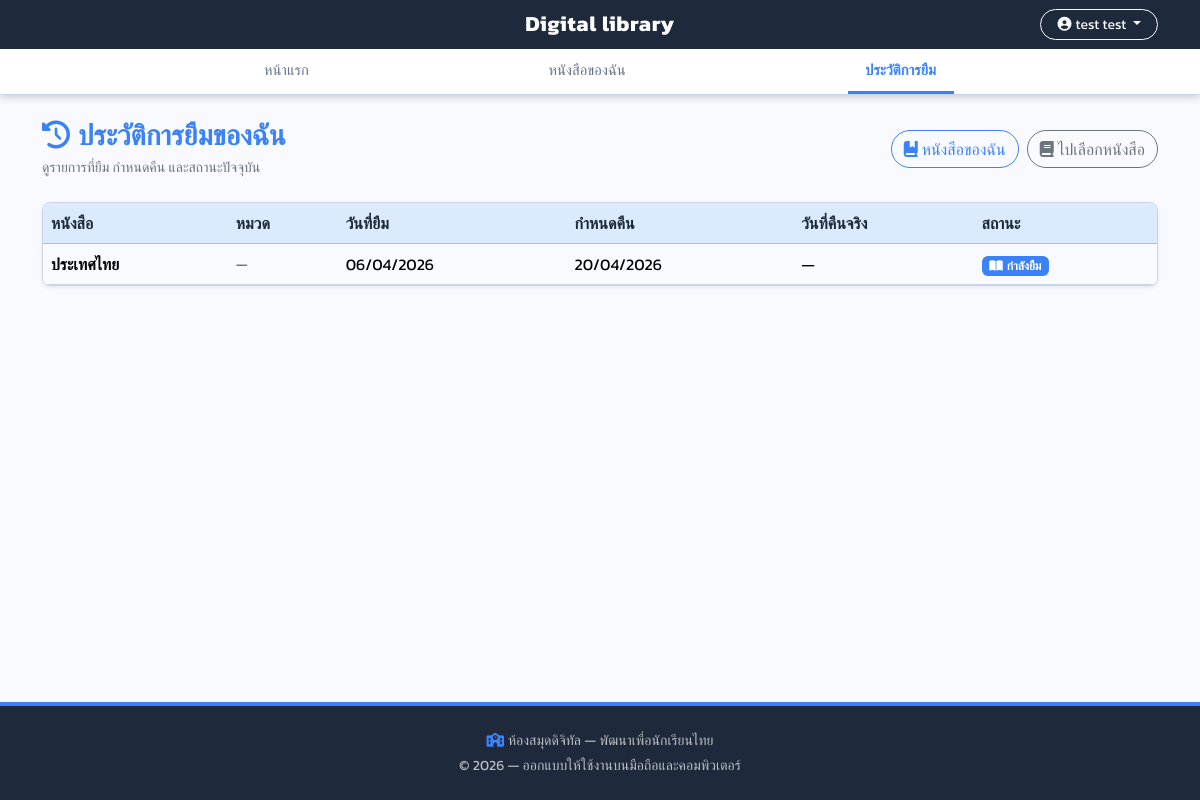
Page /my-history/ (signed in) on the committed database.
### library_app/models.py (models this page shows, shortened)
class Borrow(models.Model):
    class Status(models.TextChoices):
        BORROWED = 'borrowed', 'กำลังยืม'
        RETURNED = 'returned', 'คืนแล้ว'
        OVERDUE = 'overdue', 'เลยกำหนดคืน'
    borrower = models.ForeignKey(
        settings.AUTH_USER_MODEL,
        on_delete=models.CASCADE,
        related_name='borrows',
        verbose_name='ผู้ยืม',
    )
    book = models.ForeignKey(Book, on_delete=models.CASCADE, related_name='borrows', verbose_name='หนังสือ')
    borrow_date = models.DateField(auto_now_add=True, verbose_name='วันที่ยืม')
    due_date = models.DateField(verbose_name='วันที่กำหนดคืน')
    return_date = models.DateField(null=True, blank=True, verbose_name='วันที่คืนจริง')
    status = models.CharField(
        max_length=20,
        choices=Status.choices,
        default=Status.BORROWED,
        verbose_name='สถานะการคืน',
    )
    class Meta:
        verbose_name = 'การยืมหนังสือ'
        verbose_name_plural = 'การยืมหนังสือ'
        ordering = ['-borrow_date', '-id']

class Book(models.Model):
    title = models.CharField(max_length=255, verbose_name='ชื่อหนังสือ')
    description = models.TextField(blank=True, null=True, verbose_name='เรื่องย่อ / รายละเอียด')
    cover_image = models.ImageField(
        upload_to='book_covers/',
        blank=True,
        null=True,
        verbose_name='ภาพหน้าปก',
    )
    total_copies = models.PositiveIntegerField(default=1, verbose_name='จำนวนเล่มทั้งหมด')
    available_copies = models.PositiveIntegerField(default=1, verbose_name='จำนวนเล่มที่พร้อมยืม')
    learning_area = models.CharField(
        max_length=32,
        choices=LearningArea.choices,
        default=LearningArea.NOVEL,
        verbose_name='หมวดหมู่หนังสือ',
    )
    grade_level = models.CharField(
        max_length=8,
        choices=GradeLevel.choices,
        default=GradeLevel.P1,
        verbose_name='ระดับชั้นที่เหมาะสม',
    )
    category = models.ForeignKey(
        Category,
        on_delete=models.SET_NULL,
        null=True,
        blank=True,
        related_name='books',
        verbose_name='หมวดหมู่ (เพิ่มเติม)',
    )
    authors = models.ManyToManyField(Author, blank=True, related_name='books', verbose_name='ผู้แต่ง')
    ebook_pdf = models.FileField(
        upload_to='ebooks/',
        blank=True,
        null=True,
        verbose_name='ไฟล์ e-book (PDF)',
        help_text='อัปโหลด PDF สำหรับอ่านในตัวอ่านดิจิทัล (ถ้ามี)',
    )
    ebook_text = models.TextField(
        blank=True,
        default='',
        verbose_name='เนื้อหา e-book (ข้อความ)',
        help_text='ถ้าไม่มี PDF ให้วางข้อความ แบ่งหน้าด้วยบรรทัด <<<PAGE>>> ระหว่างหน้า',
    )
    created_at = models.DateTimeField(auto_now_add=True, verbose_name='บันทึกเมื่อ')
    class Meta:
        verbose_name = 'หนังสือ'
        verbose_name_plural = 'หนังสือ'
        ordering = ['title']

### library_app/views.py (the view)
# urls.py: path('my-history/', views.my_borrow_history, name='borrow_history'),
@login_required
def my_borrow_history(request):
    sync_borrow_state()
    borrows = (
        Borrow.objects.filter(borrower=request.user)
        .select_related('book', 'book__category')
        .order_by('-borrow_date', '-id')
    )
    return render(request, 'borrow_history.html', {'borrows': borrows})

### library_app/context_processors.py (called while the page is built, shortened)
def library_roles(request):
    user = request.user
    names = set(user.groups.values_list('name', flat=True))
    is_super = user.is_superuser
    return {
        'is_librarian_user': user_is_librarian(user),
        'is_student_user': is_super or (GROUP_STUDENT in names),
        'is_teacher_user': is_super or (GROUP_TEACHER in names),
        'can_borrow_user': user_can_borrow_books(user),
    }

### library_app/roles.py (called while the page is built)
def user_is_librarian(user):
    if not user.is_authenticated:
        return False
    if user.is_superuser:
        return True
    return user.groups.filter(name=GROUP_LIBRARIAN).exists()

def user_can_borrow_books(user):
    if not user.is_authenticated:
        return False
    if user.is_superuser:
        return True
    return user.groups.filter(name__in=(GROUP_STUDENT, GROUP_TEACHER)).exists()

### library_app/views.py (called while the page is built, shortened)
def sync_borrow_state():
    today = timezone.localdate()
    expired = Borrow.objects.filter(
        due_date__lt=today,
        status__in=(Borrow.Status.BORROWED, Borrow.Status.OVERDUE),
    ).select_related('book')

### library_app/templates/borrow_history.html (shortened to what this page needs)
{% extends 'base.html' %}
{% block content %}
<div class="d-flex flex-wrap align-items-center justify-content-between gap-3 mb-4">
    <div>
        <h1 class="h3 fw-bold text-primary mb-1"><i class="fas fa-clock-rotate-left me-2"></i>ประวัติการยืมของฉัน</h1>
        <p class="text-secondary mb-0 small">ดูรายการที่ยืม กำหนดคืน และสถานะปัจจุบัน</p>
    </div>
    <div class="d-flex flex-wrap gap-2">
        {% if can_borrow_user %}
            <a href="{% url 'my_books' %}" class="btn btn-outline-primary rounded-pill"><i class="fas fa-book-bookmark me-1"></i>หนังสือของฉัน</a>
        {% endif %}
        <a href="{% url 'index' %}" class="btn btn-outline-secondary rounded-pill"><i class="fas fa-book me-1"></i>ไปเลือกหนังสือ</a>
    </div>
</div>
<div class="table-responsive shadow-sm rounded-3 border bg-white">
    <table class="table table-hover align-middle mb-0">
        <thead class="table-light">
            <tr>
                <th scope="col">หนังสือ</th>
                <th scope="col">หมวด</th>
                <th scope="col">วันที่ยืม</th>
                <th scope="col">กำหนดคืน</th>
                <th scope="col">วันที่คืนจริง</th>
                <th scope="col">สถานะ</th>
            </tr>
        </thead>
        <tbody>
            {% for b in borrows %}
                <tr>
                    <td class="fw-semibold">{{ b.book.title }}</td>
                    <td class="small text-muted">{% if b.book.category %}{{ b.book.category.name }}{% else %}—{% endif %}</td>
                    <td>{{ b.borrow_date|date:"d/m/Y" }}</td>
                    <td>{{ b.due_date|date:"d/m/Y" }}</td>
                    <td>{% if b.return_date %}{{ b.return_date|date:"d/m/Y" }}{% else %}—{% endif %}</td>
                    <td>
                        {% if b.status == 'returned' %}
                            <span class="badge text-bg-secondary"><i class="fas fa-check me-1"></i>คืนแล้ว</span>
                        {% elif b.status == 'overdue' %}
                            <span class="badge text-bg-danger"><i class="fas fa-triangle-exclamation me-1"></i>เลยกำหนดคืน</span>
                        {% else %}
                            <span class="badge text-bg-primary"><i class="fas fa-book-open me-1"></i>กำลังยืม</span>
                        {% endif %}
                    </td>
                </tr>
            {% endfor %}
        </tbody>
    </table>
</div>
{% endblock %}

### library_app/templates/base.html (shortened to what this page needs)
{% load static %}
<!DOCTYPE html>
<html lang="th">
<head>
    <link href="https://cdn.jsdelivr.net/npm/bootstrap@5.3.3/dist/css/bootstrap.min.css" rel="stylesheet">
    <link rel="stylesheet" href="https://cdnjs.cloudflare.com/ajax/libs/font-awesome/6.5.2/css/all.min.css">
    <link rel="stylesheet" href="{% static 'library_app/css/app.css' %}">
</head>
<body class="d-flex flex-column min-vh-100 page-enter {% block body_extra_class %}{% endblock %}">
    <div class="navbar-dl-wrapper sticky-top">
        <div class="navbar-top-bar">
            <div class="container navbar-top-inner">
                <a href="{% url 'index' %}" class="navbar-brand-center">
                    Digital library
                </a>
                <div class="navbar-top-right">
                    {% if user.is_authenticated %}
                        <div class="dropdown">
                            <button class="btn btn-outline-light btn-sm rounded-pill px-3 dropdown-toggle" type="button" data-bs-toggle="dropdown" aria-expanded="false">
                                <i class="fas fa-circle-user me-1"></i>{{ user.get_full_name|default:user.username }}
                            </button>
                        </div>
                    {% else %}
                        <a class="btn btn-outline-light btn-sm rounded-pill px-3" href="{% url 'login' %}">
                            เข้าสู่ระบบ / สมัครสมาชิก
                        </a>
                    {% endif %}
                </div>
            </div>
        </div>
        {% block navbar_tabs %}
        <div class="navbar-tab-bar">
            <div class="container">
                <ul class="navbar-tabs-dl">
                    <li>
                        <a class="nav-tab-dl {% if request.resolver_match.url_name == 'index' %}active{% endif %}" href="{% url 'index' %}">หน้าแรก</a>
                    </li>
                    {% if user.is_authenticated %}
                        {% if not is_librarian_user and not user.is_staff %}
                            {% if can_borrow_user %}
                                <li>
                                    <a class="nav-tab-dl {% if request.resolver_match.url_name == 'my_books' %}active{% endif %}" href="{% url 'my_books' %}">หนังสือของฉัน</a>
                                </li>
                            {% endif %}
                            <li>
                                <a class="nav-tab-dl {% if request.resolver_match.url_name == 'borrow_history' %}active{% endif %}" href="{% url 'borrow_history' %}">ประวัติการยืม</a>
                            </li>
                        {% endif %}
                    {% endif %}
                </ul>
            </div>
        </div>
        {% endblock navbar_tabs %}
    </div>
    <main class="container py-4 flex-grow-1 {% block main_extra_class %}{% endblock %}">
        {% block content %}{% endblock %}
    </main>
    <footer class="footer-dl text-center text-muted py-4 mt-auto small">
        <div class="container">
            <p class="mb-1"><i class="fas fa-school text-primary me-1"></i>ห้องสมุดดิจิทัล — พัฒนาเพื่อนักเรียนไทย</p>
            <p class="mb-0">&copy; {% now "Y" %} — ออกแบบให้ใช้งานบนมือถือและคอมพิวเตอร์</p>
        </div>
    </footer>
</body>
</html>

### library_app/static/library_app/css/app.css (style rules this page uses)
:root { --navbar-bg: #1E293B; --primary: #3B82F6; --primary-hover: #2563EB; --hero-bg: linear-gradient(135deg, #DBEAFE 0%, #F3E8FF 50%, #FCE7F3 100%); --accent: #EC4899; --accent-hover: #DB2777; --cream: #F8FAFF; --cream-dark: #FCE7F3; --white: #FFFFFF; --text-main: #1E293B; --text-muted: #64748B; --border: #CBD5E1; --brown: #1E293B; --green-dark: #1E293B; --green-mid: #3B82F6; --green-light: #DBEAFE; --orange: #EC4899; --orange-light: #FCE7F3; --red-accent: #DB2777; }
:root { --bs-primary: #3B82F6; --bs-primary-rgb: 59, 130, 246; --bs-link-color: #3B82F6; --bs-link-color-rgb: 59, 130, 246; --bs-link-hover-color: #2563EB; --bs-body-bg: #F8FAFF; --bs-body-color: #1E293B; --bs-border-color: #CBD5E1; }
.btn-outline-primary { --bs-btn-color: #3B82F6; --bs-btn-border-color: #3B82F6; --bs-btn-hover-bg: #3B82F6; --bs-btn-hover-border-color: #3B82F6; --bs-btn-hover-color: #fff; --bs-btn-active-bg: #2563EB; --bs-btn-active-border-color: #2563EB; --bs-btn-active-color: #fff; }
.text-bg-primary { background-color: #3B82F6 !important; color: #fff !important; }
.text-primary { color: #3B82F6 !important; }
.table-light { --bs-table-bg: #DBEAFE; --bs-table-color: #1E293B; --bs-table-border-color: #93C5FD; }
html { scroll-behavior: smooth; }
body { font-family: 'Kanit', 'Sarabun', system-ui, sans-serif; background-color: var(--cream); color: var(--text-main); }
.navbar-dl-wrapper { z-index: 1020; box-shadow: 0 2px 8px rgba(0,0,0,0.2); }
.navbar-top-bar { background: var(--navbar-bg); padding: 0.55rem 0; }
.navbar-top-inner { display: flex; align-items: center; justify-content: space-between; position: relative; }
.navbar-top-left, .navbar-top-right { flex: 1; min-width: 0; }
.navbar-top-right { display: flex; justify-content: flex-end; align-items: center; }
.navbar-brand-center { position: absolute; left: 50%; transform: translateX(-50%); font-size: 1.35rem; font-weight: 700; color: #fff !important; text-decoration: none; letter-spacing: 0.03em; white-space: nowrap; pointer-events: auto; }
.navbar-tab-bar { background: var(--white); border-bottom: 1px solid var(--border); }
.navbar-tabs-dl { list-style: none; margin: 0; padding: 0; display: flex; justify-content: space-evenly; width: 100%; overflow-x: auto; -webkit-overflow-scrolling: touch; scrollbar-width: none; }
.nav-tab-dl { display: block; padding: 0.65rem 1.1rem; color: var(--text-muted); text-decoration: none; font-weight: 500; font-size: 0.92rem; border-bottom: 3px solid transparent; white-space: nowrap; transition: color 0.15s, border-color 0.15s; }
.nav-tab-dl.active { color: var(--primary); font-weight: 700; border-bottom-color: var(--primary); }
.page-enter { animation: pageEnter 0.3s ease-out; }
.footer-dl { background: var(--navbar-bg); color: rgba(255,255,255,0.7) !important; border-top: 4px solid var(--primary); padding: 1.5rem 0; }
.footer-dl p { color: rgba(255,255,255,0.7) !important; }

### rows in the picture
Borrow: book "ประเทศไทย", borrow_date "06/04/2026", due_date "20/04/2026", status "กำลังยืม"

### other values in the picture
{{ user.get_full_name|default:user.username }} "test test"
